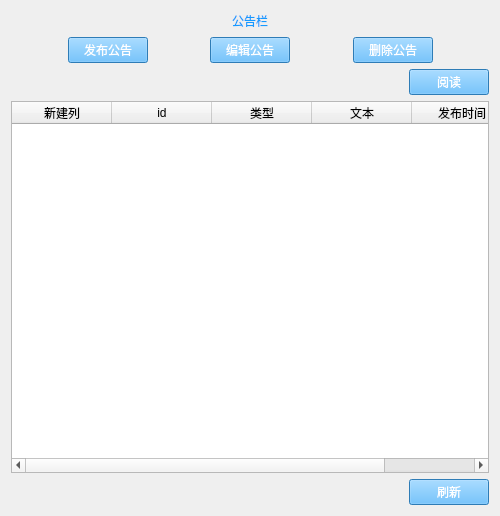
<?xml version="1.0" encoding="UTF-8"?>
<ui version="4.0">
 <class>AnnouncementsWidget</class>
 <widget class="QWidget" name="AnnouncementsWidget">
  <property name="geometry">
   <rect>
    <x>0</x>
    <y>0</y>
    <width>500</width>
    <height>516</height>
   </rect>
  </property>
  <property name="windowTitle">
   <string>Form</string>
  </property>
  <layout class="QGridLayout" name="gridLayout">
   <item row="0" column="0">
    <layout class="QVBoxLayout" name="verticalLayout">
     <item>
      <layout class="QHBoxLayout" name="horizontalLayout">
       <item>
        <spacer name="horizontalSpacer">
         <property name="orientation">
          <enum>Qt::Horizontal</enum>
         </property>
         <property name="sizeHint" stdset="0">
          <size>
           <width>40</width>
           <height>20</height>
          </size>
         </property>
        </spacer>
       </item>
       <item>
        <widget class="QLabel" name="label">
         <property name="styleSheet">
          <string notr="true">color: rgb(21, 154, 255);
font: 36pt &quot;隶书&quot;;</string>
         </property>
         <property name="text">
          <string>公告栏</string>
         </property>
        </widget>
       </item>
       <item>
        <spacer name="horizontalSpacer_2">
         <property name="orientation">
          <enum>Qt::Horizontal</enum>
         </property>
         <property name="sizeHint" stdset="0">
          <size>
           <width>40</width>
           <height>20</height>
          </size>
         </property>
        </spacer>
       </item>
      </layout>
     </item>
     <item>
      <layout class="QHBoxLayout" name="horizontalLayout_2">
       <item>
        <spacer name="horizontalSpacer_3">
         <property name="orientation">
          <enum>Qt::Horizontal</enum>
         </property>
         <property name="sizeHint" stdset="0">
          <size>
           <width>40</width>
           <height>20</height>
          </size>
         </property>
        </spacer>
       </item>
       <item>
        <widget class="QPushButton" name="pushButton">
         <property name="styleSheet">
          <string notr="true">background-color: rgb(65, 173, 255);
color: rgb(255, 255, 255);
font: 11pt &quot;隶书&quot;;</string>
         </property>
         <property name="text">
          <string>发布公告</string>
         </property>
        </widget>
       </item>
       <item>
        <spacer name="horizontalSpacer_4">
         <property name="orientation">
          <enum>Qt::Horizontal</enum>
         </property>
         <property name="sizeHint" stdset="0">
          <size>
           <width>40</width>
           <height>20</height>
          </size>
         </property>
        </spacer>
       </item>
       <item>
        <widget class="QPushButton" name="pushButton_2">
         <property name="styleSheet">
          <string notr="true">background-color: rgb(65, 173, 255);
color: rgb(255, 255, 255);
font: 11pt &quot;隶书&quot;;</string>
         </property>
         <property name="text">
          <string>编辑公告</string>
         </property>
        </widget>
       </item>
       <item>
        <spacer name="horizontalSpacer_5">
         <property name="orientation">
          <enum>Qt::Horizontal</enum>
         </property>
         <property name="sizeHint" stdset="0">
          <size>
           <width>40</width>
           <height>20</height>
          </size>
         </property>
        </spacer>
       </item>
       <item>
        <widget class="QPushButton" name="pushButton_3">
         <property name="styleSheet">
          <string notr="true">background-color: rgb(65, 173, 255);
color: rgb(255, 255, 255);
font: 11pt &quot;隶书&quot;;</string>
         </property>
         <property name="text">
          <string>删除公告</string>
         </property>
        </widget>
       </item>
       <item>
        <spacer name="horizontalSpacer_6">
         <property name="orientation">
          <enum>Qt::Horizontal</enum>
         </property>
         <property name="sizeHint" stdset="0">
          <size>
           <width>40</width>
           <height>20</height>
          </size>
         </property>
        </spacer>
       </item>
      </layout>
     </item>
     <item>
      <layout class="QHBoxLayout" name="horizontalLayout_3">
       <item>
        <spacer name="horizontalSpacer_7">
         <property name="orientation">
          <enum>Qt::Horizontal</enum>
         </property>
         <property name="sizeHint" stdset="0">
          <size>
           <width>40</width>
           <height>20</height>
          </size>
         </property>
        </spacer>
       </item>
       <item>
        <widget class="QPushButton" name="pushButton_5">
         <property name="styleSheet">
          <string notr="true">background-color: rgb(65, 173, 255);
color: rgb(255, 255, 255);
font: 11pt &quot;隶书&quot;;</string>
         </property>
         <property name="text">
          <string>阅读</string>
         </property>
        </widget>
       </item>
      </layout>
     </item>
     <item>
      <widget class="QTableWidget" name="tableWidget">
       <column>
        <property name="text">
         <string>新建列</string>
        </property>
       </column>
       <column>
        <property name="text">
         <string>id</string>
        </property>
       </column>
       <column>
        <property name="text">
         <string>类型</string>
        </property>
       </column>
       <column>
        <property name="text">
         <string>文本</string>
        </property>
       </column>
       <column>
        <property name="text">
         <string>发布时间</string>
        </property>
       </column>
      </widget>
     </item>
     <item>
      <layout class="QHBoxLayout" name="horizontalLayout_4">
       <item>
        <spacer name="horizontalSpacer_8">
         <property name="orientation">
          <enum>Qt::Horizontal</enum>
         </property>
         <property name="sizeHint" stdset="0">
          <size>
           <width>40</width>
           <height>20</height>
          </size>
         </property>
        </spacer>
       </item>
       <item>
        <widget class="QPushButton" name="pushButton_4">
         <property name="styleSheet">
          <string notr="true">background-color: rgb(65, 173, 255);
color: rgb(255, 255, 255);
font: 11pt &quot;隶书&quot;;</string>
         </property>
         <property name="text">
          <string>刷新</string>
         </property>
        </widget>
       </item>
      </layout>
     </item>
    </layout>
   </item>
  </layout>
 </widget>
 <resources/>
 <connections/>
</ui>
